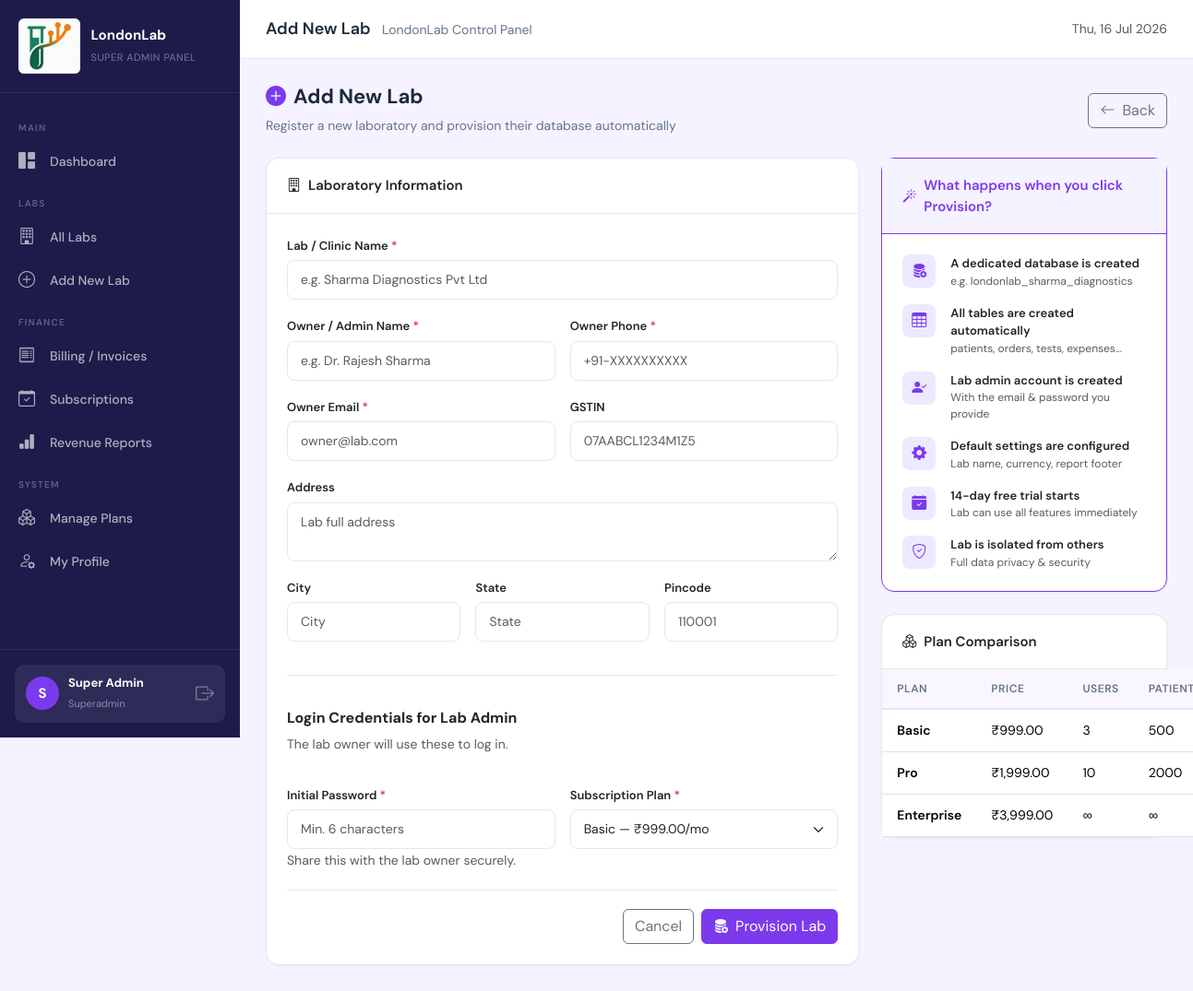
Page /superadmin/modules/labs/create.php (signed in) on the committed database.
### tables this page shows
CREATE TABLE IF NOT EXISTS plans (
    id INT AUTO_INCREMENT PRIMARY KEY,
    name VARCHAR(50) NOT NULL,
    slug VARCHAR(50) UNIQUE NOT NULL,
    price DECIMAL(10,2) NOT NULL,
    billing_cycle ENUM('monthly','yearly') DEFAULT 'monthly',
    max_users INT DEFAULT 3,
    max_patients_per_month INT DEFAULT 500,
    features JSON,
    is_active TINYINT(1) DEFAULT 1,
    created_at TIMESTAMP DEFAULT CURRENT_TIMESTAMP
);

### superadmin/includes/auth.php (called while the page is built, shortened)
<?php
require_once __DIR__ . '/../../master/config.php';
function saClean(string $v): string {
    return htmlspecialchars(trim($v), ENT_QUOTES, 'UTF-8');
}

### master/config.php (called while the page is built, shortened)
<?php
class MasterDB {
    private static $instance = null;
    private $pdo;
    private function __construct() {
        $dsn = "mysql:host=" . MASTER_DB_HOST . ";dbname=" . MASTER_DB_NAME . ";charset=" . MASTER_DB_CHARSET;
        $this->pdo = new PDO($dsn, MASTER_DB_USER, MASTER_DB_PASS, [
            PDO::ATTR_ERRMODE            => PDO::ERRMODE_EXCEPTION,
            PDO::ATTR_DEFAULT_FETCH_MODE => PDO::FETCH_ASSOC,
            PDO::ATTR_EMULATE_PREPARES   => false,
            PDO::ATTR_TIMEOUT            => 10,
        ]);
    }
    public static function getInstance(): MasterDB {
        if (!self::$instance) self::$instance = new MasterDB();
        return self::$instance;
    }
    public function query(string $sql, array $params = []): PDOStatement {
        $stmt = $this->pdo->prepare($sql);
        $stmt->execute($params);
        return $stmt;
    }
    public function fetchAll(string $sql, array $p = []): array { return $this->query($sql,$p)->fetchAll(); }
}
function money(float $amount): string {
    return '₹' . number_format($amount, 2);
}

### superadmin/modules/labs/create.php (the view, shortened to what this page needs)
<?php
require_once __DIR__ . '/../../includes/header.php';
$db     = MasterDB::getInstance();
$plans  = $db->fetchAll("SELECT * FROM plans WHERE is_active=1 ORDER BY price ASC");
?>
<div class="page-header">
    <div>
        <h2><i class="bi bi-plus-circle-fill me-2" style="color:#7c3aed;"></i>Add New Lab</h2>
        <p>Register a new laboratory and provision their database automatically</p>
    </div>
    <a href="<?= SUPERADMIN_URL ?>/modules/labs/index.php" class="btn btn-outline-secondary">
        <i class="bi bi-arrow-left me-2"></i>Back
    </a>
</div>
<div class="row g-4">
<div class="col-lg-8">
<div class="card mb-4">
    <div class="card-header"><i class="bi bi-building"></i> Laboratory Information</div>
    <div class="card-body">
        <form method="POST" id="labForm">
            <div class="row g-3">
                <div class="col-12">
                    <label class="form-label">Lab / Clinic Name <span class="text-danger">*</span></label>
                    <input type="text" name="name" class="form-control" required
                           placeholder="e.g. Sharma Diagnostics Pvt Ltd"
                           value="<?= saClean($_POST['name'] ?? '') ?>">
                </div>
                <div class="col-md-6">
                    <label class="form-label">Owner / Admin Name <span class="text-danger">*</span></label>
                    <input type="text" name="owner_name" class="form-control" required
                           placeholder="e.g. Dr. Rajesh Sharma"
                           value="<?= saClean($_POST['owner_name'] ?? '') ?>">
                </div>
                <div class="col-md-6">
                    <label class="form-label">Owner Phone <span class="text-danger">*</span></label>
                    <input type="text" name="owner_phone" class="form-control" required
                           placeholder="+91-XXXXXXXXXX"
                           value="<?= saClean($_POST['owner_phone'] ?? '') ?>">
                </div>
                <div class="col-md-6">
                    <label class="form-label">Owner Email <span class="text-danger">*</span></label>
                    <input type="email" name="owner_email" class="form-control" required
                           placeholder="owner@lab.com"
                           value="<?= saClean($_POST['owner_email'] ?? '') ?>">
                </div>
                <div class="col-md-6">
                    <label class="form-label">GSTIN</label>
                    <input type="text" name="gstin" class="form-control"
                           placeholder="07AABCL1234M1Z5"
                           value="<?= saClean($_POST['gstin'] ?? '') ?>">
                </div>
                <div class="col-12">
                    <label class="form-label">Address</label>
                    <textarea name="address" class="form-control" rows="2"
                              placeholder="Lab full address"><?= saClean($_POST['address'] ?? '') ?></textarea>
                </div>
                <div class="col-md-4">
                    <label class="form-label">City</label>
                    <input type="text" name="city" class="form-control" placeholder="City"
                           value="<?= saClean($_POST['city'] ?? '') ?>">
                </div>
                <div class="col-md-4">
                    <label class="form-label">State</label>
                    <input type="text" name="state" class="form-control" placeholder="State"
                           value="<?= saClean($_POST['state'] ?? '') ?>">
                </div>
                <div class="col-md-4">
                    <label class="form-label">Pincode</label>
                    <input type="text" name="pincode" class="form-control" placeholder="110001"
                           value="<?= saClean($_POST['pincode'] ?? '') ?>">
                </div>
                <div class="col-12"><div class="divider"></div></div>
                <div class="col-12"><h6 class="fw-bold">Login Credentials for Lab Admin</h6>
                <p class="text-muted small">The lab owner will use these to log in.</p></div>
                <div class="col-md-6">
                    <label class="form-label">Initial Password <span class="text-danger">*</span></label>
                    <input type="text" name="password" class="form-control" required
                           placeholder="Min. 6 characters"
                           value="<?= saClean($_POST['password'] ?? '') ?>">
                    <small class="text-muted">Share this with the lab owner securely.</small>
                </div>
                <div class="col-md-6">
                    <label class="form-label">Subscription Plan <span class="text-danger">*</span></label>
                    <select name="plan_id" class="form-select">
                        <?php foreach ($plans as $plan): ?>
                        <option value="<?= $plan['id'] ?>"
                            <?= ($_POST['plan_id'] ?? 1) == $plan['id'] ? 'selected' : '' ?>>
                            <?= saClean($plan['name']) ?> — <?= money($plan['price']) ?>/mo
                        </option>
                        <?php endforeach; ?>
                    </select>
                </div>
            </div>
            <div class="divider"></div>
            <div class="d-flex gap-2 justify-content-end">
                <a href="<?= SUPERADMIN_URL ?>/modules/labs/index.php" class="btn btn-outline-secondary">Cancel</a>
                <button type="submit" class="btn btn-primary">
                    <i class="bi bi-database-fill-add me-2"></i>Provision Lab
                </button>
            </div>
        </form>
    </div>
</div>
</div>
<div class="col-lg-4">
    <div class="card mb-4" style="border-color:#7c3aed;">
        <div class="card-header" style="background:#f5f3ff;border-color:#7c3aed;color:#7c3aed;">
            <i class="bi bi-magic"></i> What happens when you click Provision?
        </div>
        <div class="card-body">
            <div class="d-flex flex-column gap-3">
                <?php
                $steps = [
                    ['bi-database-fill-add','A dedicated database is created','e.g. londonlab_sharma_diagnostics'],
                    ['bi-table','All tables are created automatically','patients, orders, tests, expenses...'],
                    ['bi-person-check-fill','Lab admin account is created','With the email & password you provide'],
                    ['bi-gear-fill','Default settings are configured','Lab name, currency, report footer'],
                    ['bi-calendar-check-fill','14-day free trial starts','Lab can use all features immediately'],
                    ['bi-shield-check','Lab is isolated from others','Full data privacy & security'],
                ];
                foreach ($steps as [$icon, $title, $desc]): ?>
                <div class="d-flex gap-3">
                    <div style="width:36px;height:36px;border-radius:8px;background:#ede9fe;
                        color:#7c3aed;display:grid;place-items:center;flex-shrink:0;">
                        <i class="bi <?= $icon ?>"></i>
                    </div>
                    <div>
                        <div class="fw-semibold" style="font-size:13px;"><?= $title ?></div>
                        <div class="text-muted" style="font-size:12px;"><?= $desc ?></div>
                    </div>
                </div>
                <?php endforeach; ?>
            </div>
        </div>
    </div>
    <div class="card">
        <div class="card-header"><i class="bi bi-boxes"></i> Plan Comparison</div>
        <div class="card-body p-0">
            <table class="table mb-0" style="font-size:13px;">
                <thead><tr><th>Plan</th><th>Price</th><th>Users</th><th>Patients/mo</th></tr></thead>
                <tbody>
                    <?php foreach ($plans as $plan): ?>
                    <tr>
                        <td class="fw-semibold"><?= saClean($plan['name']) ?></td>
                        <td><?= money($plan['price']) ?></td>
                        <td><?= $plan['max_users'] ?: '∞' ?></td>
                        <td><?= $plan['max_patients_per_month'] ?: '∞' ?></td>
                    </tr>
                    <?php endforeach; ?>
                </tbody>
            </table>
        </div>
    </div>
</div>
</div>
<?php require_once __DIR__ . '/../../includes/footer.php'; ?>

### superadmin/includes/header.php (style rules this page uses)
:root { --sa-primary: #7c3aed; --sa-primary-d: #5b21b6; --sa-primary-l: #ede9fe; --sa-accent: #f59e0b; --sa-sidebar: #1e1b4b; --sa-bg: #f5f3ff; --sa-card: #ffffff; --sa-border: #e5e7eb; --sa-text: #1e293b; --sa-muted: #64748b; --sidebar-w: 260px; --topbar-h: 64px; }
*, *::before, *::after { box-sizing: border-box; margin: 0; padding: 0; }
body { font-family: 'DM Sans', sans-serif; background: var(--sa-bg); color: var(--sa-text); display: flex; min-height: 100vh; }
.card { background: var(--sa-card); border: 1px solid var(--sa-border); border-radius: 14px; box-shadow: 0 1px 3px rgba(0,0,0,.04); }
.card-header { background: transparent; border-bottom: 1px solid var(--sa-border); padding: 18px 22px; font-weight: 600; font-size: 15px; display: flex; align-items: center; gap: 8px; }
.card-body { padding: 22px; }
.btn-primary { background: var(--sa-primary); border-color: var(--sa-primary); }
.table thead th { background: #f8f7ff; color: var(--sa-muted); font-size: 12px; font-weight: 600; letter-spacing: .5px; text-transform: uppercase; border-bottom: 2px solid var(--sa-border); padding: 12px 16px; }
.table td { vertical-align: middle; padding: 12px 16px; font-size: 14px; }
.form-control, .form-select { border-color: var(--sa-border); font-size: 14px; border-radius: 8px; padding: 10px 14px; }
.form-label { font-size: 13px; font-weight: 600; margin-bottom: 6px; }
.page-header { display: flex; align-items: center; justify-content: space-between; margin-bottom: 24px; flex-wrap: wrap; gap: 12px; }
.page-header h2 { font-size: 22px; font-weight: 700; }
.page-header p { color: var(--sa-muted); font-size: 14px; margin: 0; }
.divider { height: 1px; background: var(--sa-border); margin: 20px 0; }

### rows in the picture
plans: name "Basic", price "₹999.00", max_users "3", max_patients_per_month "500"
plans: name "Pro", price "₹1,999.00", max_users "10", max_patients_per_month "2000"
plans: name "Enterprise", price "₹3,999.00", max_users "∞", max_patients_per_month "∞"

### other values in the picture
PLATFORM_NAME "LondonLab"
substr($saUser['name'],0,1) "S"
saClean($saUser['name']) "Super Admin"
$saUser['role'] "Superadmin"
$pageTitle "Add New Lab"
$title "A dedicated database is created"
$desc "e.g. londonlab_sharma_diagnostics"
$title "All tables are created automatically"
$desc "patients, orders, tests, expenses..."
$title "Lab admin account is created"
$desc "With the email & password you provide"
$title "Default settings are configured"
$desc "Lab name, currency, report footer"
$title "14-day free trial starts"
$desc "Lab can use all features immediately"
